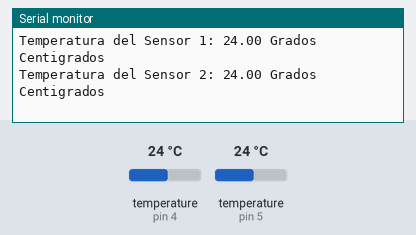
The sketch below on a simulated Arduino Uno, built with avr-gcc and run on an emulated ATmega328P. Shown: the last lines printed to the serial monitor. Inputs (shaded band) come from the test bench; at power-on: temperature (sensors on pin 4, pin 5) 24 °C.

Above: at 3.1 s.
3.2 s: temperature (sensor on pin 4) set to 12 °C
At 4.1 s:
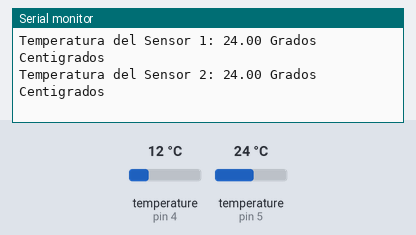
5.4 s: temperature (sensor on pin 5) set to 12 °C
At 6.7 s:
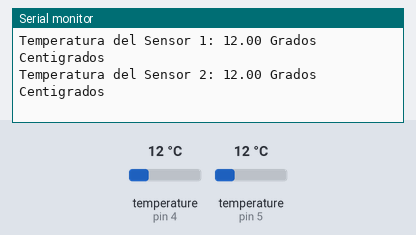
7.6 s: temperature (sensor on pin 4) set to 19 °C
At 9.1 s:
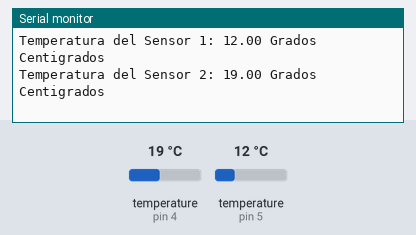
9.8 s: temperature (sensor on pin 5) set to 19 °C
At 11.7 s:
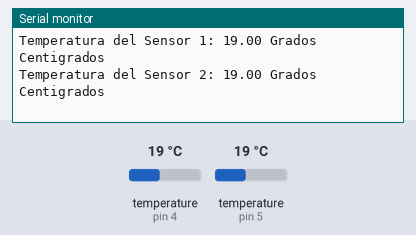
Timing chart, 0 to 13.0 s (numbered marks = the images above; inputs shaded):
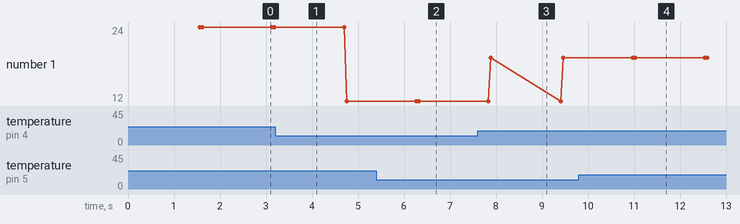

The sketch:

practica_11.ino
```cpp
#include <OneWire.h>
#include <DallasTemperature.h>

OneWire pin5(5); //conectado en pin 5
DallasTemperature sensor1(&pin5);

OneWire pin4(4); //conectado en pin 4
DallasTemperature sensor2(&pin4);

float Temperatura1 = 0;
float Temperatura2 = 0;

void setup() {
  Serial.begin(9600);

  sensor1.begin();
  sensor2.begin();
}

void loop() {
  sensor1.requestTemperatures();

  Temperatura1 = sensor1.getTempCByIndex(0);

  sensor2.requestTemperatures();

  Temperatura2 = sensor2.getTempCByIndex(0);

  Serial.print("Temperatura del Sensor 1: ");
  Serial.print(Temperatura1);
  Serial.println(" Grados Centigrados");
  Serial.print("Temperatura del Sensor 2: ");
  Serial.print(Temperatura2);
  Serial.println(" Grados Centigrados");
}
```

Measured:
- after the input at 5.4 s, the serial monitor: prints a new line after 0.87 s (image 2)
- after the input at 7.6 s, the serial monitor: prints a new line after 0.29 s (image 3)
- after the input at 9.8 s, the serial monitor: prints a new line after 1.2 s (image 4)
- plotted number 1: 24 → 12 after the input at 3.2 s, 12 → 19 after the input at 7.6 s
